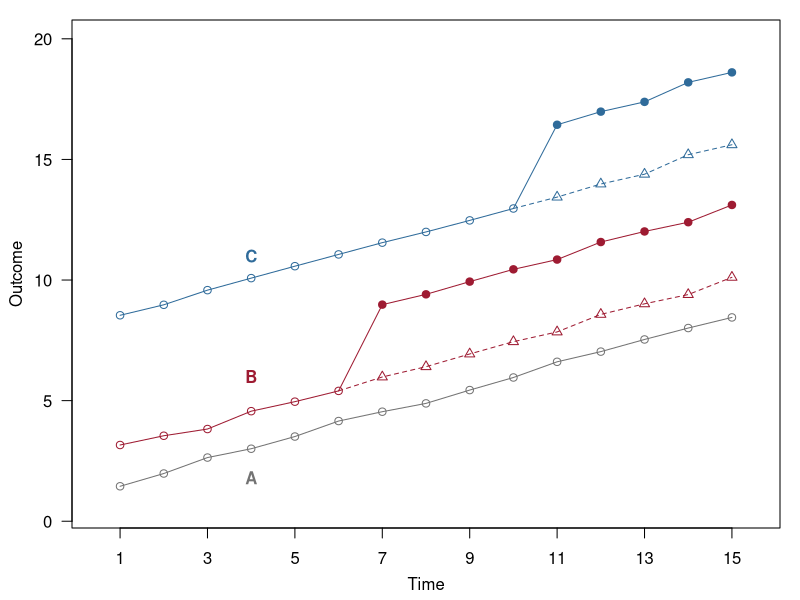
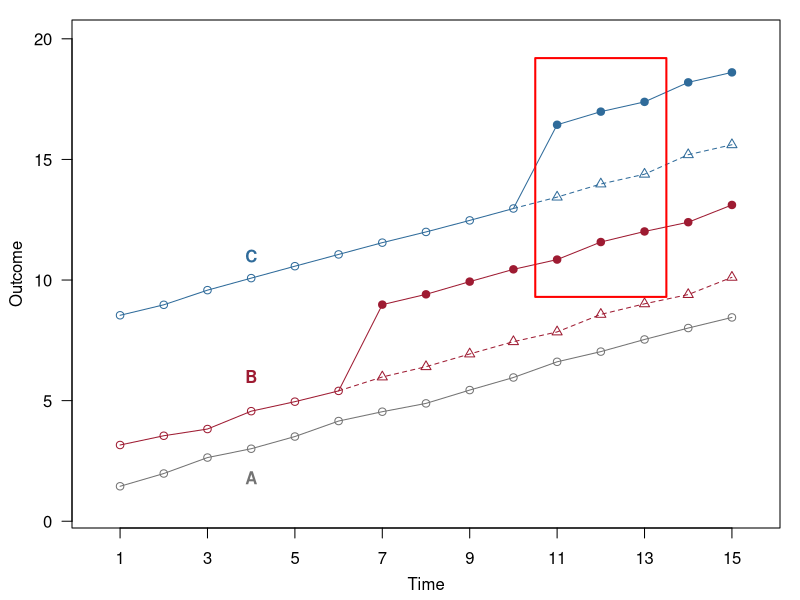
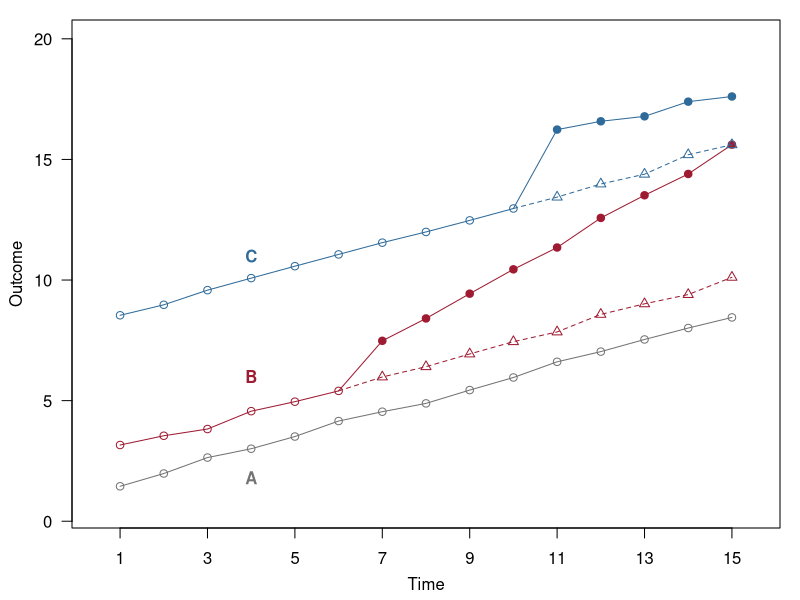
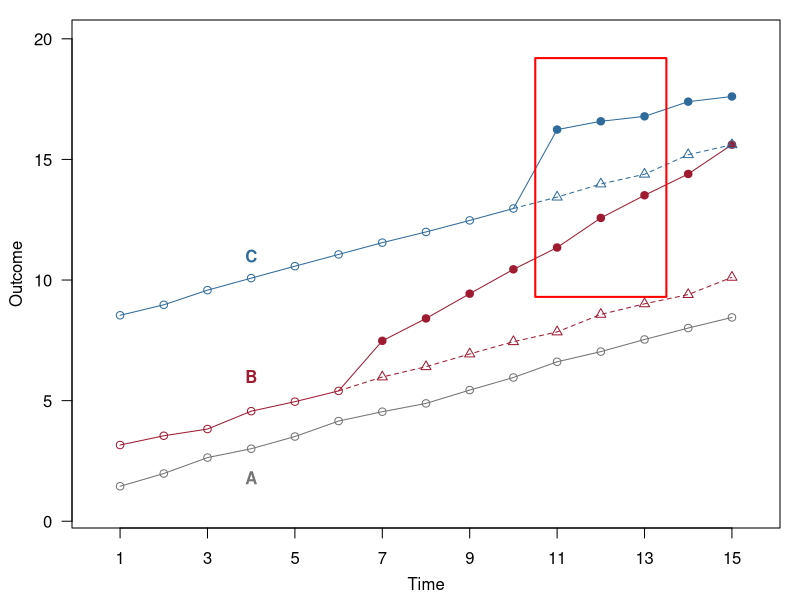
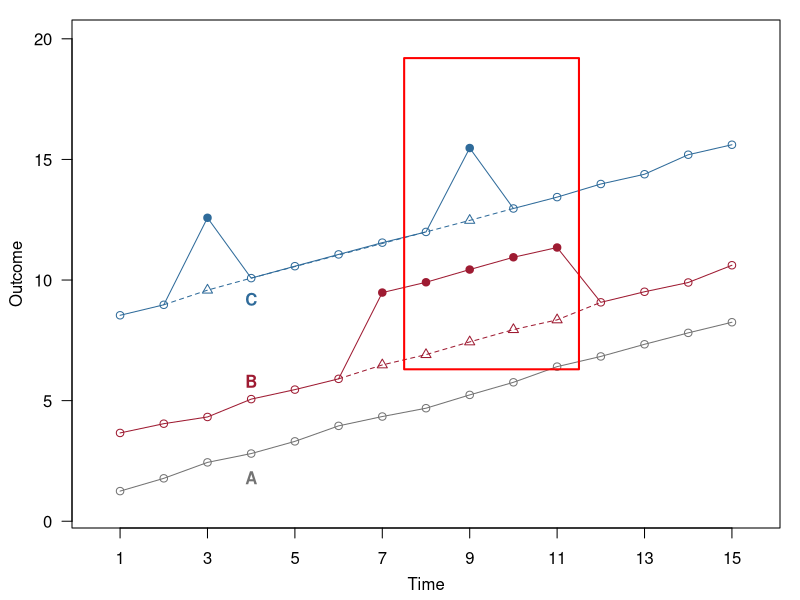
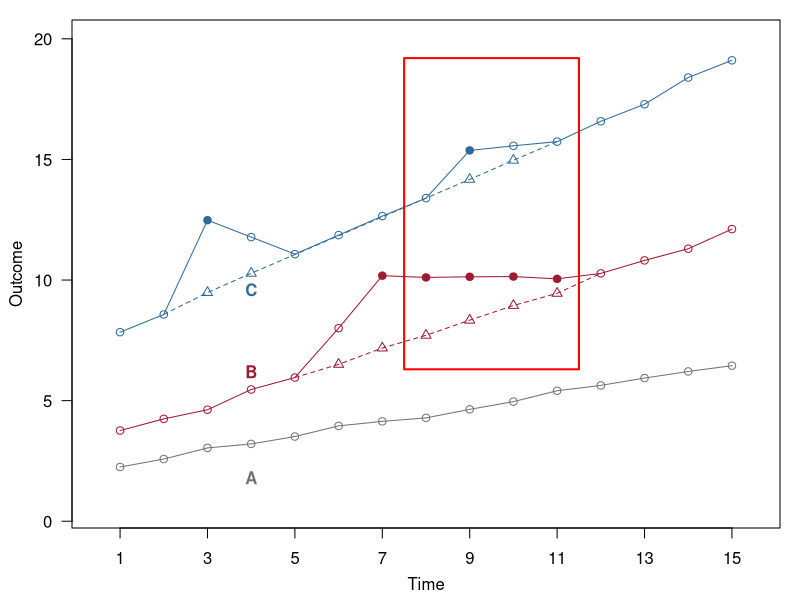

Here is the R script that generated these plots, in order:
#!/usr/bin/env Rscript
# toy_hte_2026.R -- Lecture 5 "Review: What Goes Wrong under Heterogeneous Effects" and
# "...and It Compounds with Reversal and Carryover" (back in Lecture 5 since 2026-09-20 evening): three-unit toy
# trajectories (A never treated, B and C treated), observed (solid) vs. Y(0)
# (dashed, triangles). Ported from the reanalysis project's toy example (seed 123),
# with the deck palette and the red "forbidden comparison" box drawn in R.
# Run from this folder:  Rscript toy_hte_2026.R
# Outputs (5 x 5 in): toy_hte_const[_box].pdf, toy_hte_dynamic[_box].pdf,
#                     toy_general_ideal.pdf, toy_general_carryover.pdf
# Written 2026-09-20.

col.A <- "gray45"; col.B <- "#9E1B32"; col.C <- "#2F6B9A"   # ink / SlideRed / SlideBlue
n <- 15; x0 <- 1:n; e.sd <- 0.09

frame_axes <- function() {
  par(mar = c(3.6, 3.6, 1, 1), family = "sans")
  plot(1, type = "n", xlim = c(0.5, n + 0.5), ylim = c(0.5, 20), axes = FALSE, xlab = "", ylab = "")
  mtext("Time", 1, 2.3); mtext("Outcome", 2, 2.3)
  box(); axis(2, las = 1); axis(1, at = seq(1, 15, by = 2))
}
draw_unit <- function(y, y0, treated, cf.idx, cf.pts, col, lab, lab.y) {
  lines(x0, y, col = col); points(x0, y, col = col)
  if (length(treated)) points(x0[treated], y[treated], pch = 16, col = col)
  if (length(cf.idx)) { lines(x0[cf.idx], y0[cf.idx], lty = 2, col = col)
                        points(x0[cf.pts], y0[cf.pts], col = col, pch = 2) }
  text(4, lab.y, lab, col = col, font = 2)
}
redbox <- function(x1, y1, x2, y2) rect(x1, y1, x2, y2, border = "red", lwd = 2)

## ---------- staggered: B treated from 7, C from 11 ----------
t2 <- 6; t3 <- 10
d2 <- c(rep(0, t2), rep(1, n - t2)); d3 <- c(rep(0, t3), rep(1, n - t3))
dd2 <- which(d2 == 1); dd3 <- which(d3 == 1)

staggered <- function(file, te2, te3, box = FALSE) {
  set.seed(123)
  y1 <- 1 + x0 * 0.5 + rnorm(n, 0, e.sd)
  y2.0 <- 2.5 + x0 * 0.5 + rnorm(n, 0, e.sd); y2 <- y2.0 + te2
  y3.0 <- 8 + x0 * 0.5 + rnorm(n, 0, e.sd);   y3 <- y3.0 + te3
  pdf(file, height = 5, width = 5); frame_axes()
  draw_unit(y1, y1, integer(0), integer(0), integer(0), col.A, "A", 1.8)
  draw_unit(y2, y2.0, dd2, c(dd2[1] - 1, dd2), dd2, col.B, "B", 6)
  draw_unit(y3, y3.0, dd3, c(dd3[1] - 1, dd3), dd3, col.C, "C", 11)
  if (box) redbox(10.5, 9.3, 13.5, 19.2)   # periods 11-13: B's treated cells serve as C's controls
  graphics.off()
}
te2.const <- d2 * 3; te3.const <- d3 * 3
te2.dyn <- c(rep(0, t2), 1 + (1:(n - t2)) * 0.5)   # B's effect grows
te3.dyn <- c(rep(0, t3), 3 - (1:(n - t3)) * 0.2)   # C's effect fades
staggered("toy_hte_const.pdf",       te2.const, te3.const)
staggered("toy_hte_const_box.pdf",   te2.const, te3.const, box = TRUE)
staggered("toy_hte_dynamic.pdf",     te2.dyn,   te3.dyn)
staggered("toy_hte_dynamic_box.pdf", te2.dyn,   te3.dyn,   box = TRUE)

## ---------- general: B on 7-11 then off; C on at 3 and 9 ----------
general <- function(file, te2, te3, y.pars, cf2, cf2.pts, cf3, cf3.pts, lab.y, box = TRUE) {
  set.seed(123)
  d2 <- d3 <- rep(0, n); d2[7:11] <- 1; d3[c(3, 9)] <- 1
  dd2 <- which(d2 == 1); dd3 <- which(d3 == 1)
  y1 <- y.pars$a1 + x0 * y.pars$b1 + rnorm(n, 0, e.sd)
  y2.0 <- y.pars$a2 + x0 * y.pars$b2 + rnorm(n, 0, e.sd); y2 <- y2.0 + te2
  y3.0 <- y.pars$a3 + x0 * y.pars$b3 + rnorm(n, 0, e.sd); y3 <- y3.0 + te3
  pdf(file, height = 5, width = 5); frame_axes()
  draw_unit(y1, y1, integer(0), integer(0), integer(0), col.A, "A", lab.y[1])
  draw_unit(y2, y2.0, dd2, cf2, cf2.pts, col.B, "B", lab.y[2])
  draw_unit(y3, y3.0, dd3, cf3, cf3.pts, col.C, "C", lab.y[3])
  if (box) redbox(7.5, 6.3, 11.5, 19.2)   # B's treated spell, where B and C compare against each other
  graphics.off()
}
# ideal: effects switch off with the treatment
general("toy_general_ideal.pdf",
        te2 = c(rep(0, 6), rep(1, 5), rep(0, 4)) * 3,
        te3 = c(0, 0, 1, 0, 0, 0, 0, 0, 1, rep(0, 6)) * 3,
        y.pars = list(a1 = 0.8, b1 = 0.5, a2 = 3, b2 = 0.5, a3 = 8, b3 = 0.5),
        cf2 = 6:12, cf2.pts = 7:11, cf3 = c(2:4, 8:10), cf3.pts = c(3, 9),
        lab.y = c(1.8, 5.8, 9.2))
# carryover: effects build up and linger after exit
general("toy_general_carryover.pdf",
        te2 = c(rep(0, 5), 0.5, 1, 0.8, 0.6, 0.4, 0.2, rep(0, 4)) * 3,
        te3 = c(0, 0, 1, 0.5, 0, 0, 0, 0, 0.4, 0.2, 0, 0, 0, 0, 0) * 3,
        y.pars = list(a1 = 2, b1 = 0.3, a2 = 3, b2 = 0.6, a3 = 7, b3 = 0.8),
        cf2 = 5:12, cf2.pts = 6:11, cf3 = c(2:4, 8:11), cf3.pts = c(3:4, 9:10),
        lab.y = c(1.8, 6.2, 9.6))
cat("toy figures written\n")
